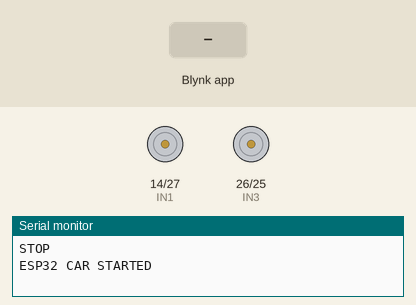
This sketch was run on a simulated ESP32. On the bench: motor-driver pin pairs drawn as motors (green arrow = first pin HIGH = forward, orange = second pin HIGH = backward, longer = more drive, scaled by the enable pin), the last lines printed to the serial monitor. The test bench sets the inputs (shaded band). WiFi joins after 1.5 s; servers stay silent unless stated.

Above: at 3.0 s.
3.1 s: Blynk app writes 1 to V0
At 3.7 s:
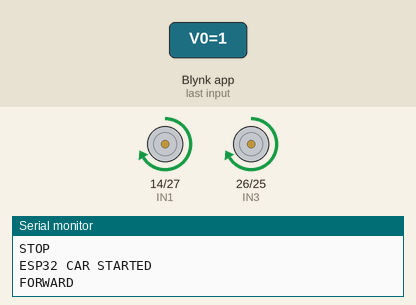
4.6 s: Blynk app writes 1 to V1
At 5.8 s:
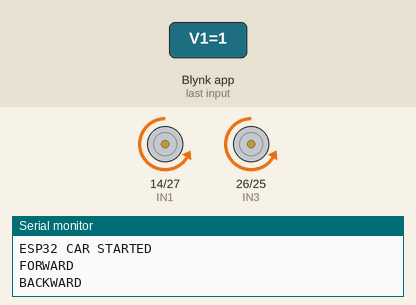
6.1 s: Blynk app writes 1 to V2
At 7.2 s:
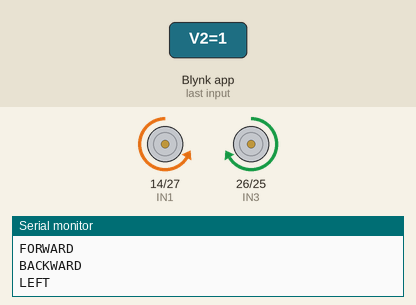
7.6 s: Blynk app writes 1 to V3
At 8.4 s:
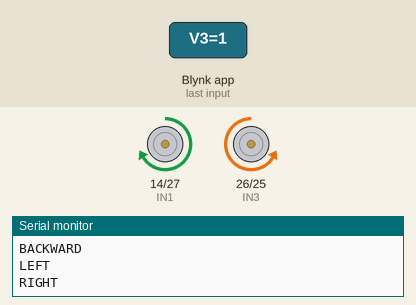
Timing chart, 0 to 10.1 s (numbered marks = the images above; inputs shaded):
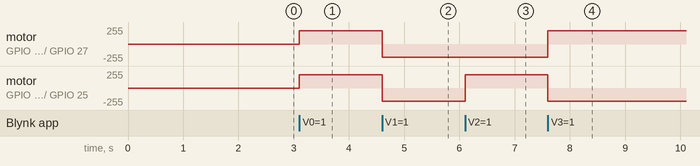

The sketch:

rc_blynk_car.ino
```cpp
#define BLYNK_TEMPLATE_ID   "YOUR_TEMPLATE_ID"
#define BLYNK_TEMPLATE_NAME "YOUR_TEMPLATE_NAME"
#define BLYNK_AUTH_TOKEN    "BLYNK_AUTH_TOKEN"

#define BLYNK_PRINT Serial

#include <WiFi.h>
#include <WiFiClient.h>
#include <BlynkSimpleEsp32.h>

char ssid[] = "ssid";
char pass[] = "password";

#define ENA 32
#define IN1 14
#define IN2 27

#define ENB 33
#define IN3 26
#define IN4 25

int motorSpeed = 200;

void leftMotorForward() {
  digitalWrite(IN1, HIGH);
  digitalWrite(IN2, LOW);
  analogWrite(ENA, motorSpeed);
}

void leftMotorBackward() {
  digitalWrite(IN1, LOW);
  digitalWrite(IN2, HIGH);
  analogWrite(ENA, motorSpeed);
}

void rightMotorForward() {
  digitalWrite(IN3, HIGH);
  digitalWrite(IN4, LOW);
  analogWrite(ENB, motorSpeed);
}

void rightMotorBackward() {
  digitalWrite(IN3, LOW);
  digitalWrite(IN4, HIGH);
  analogWrite(ENB, motorSpeed);
}

void carForward() {

  leftMotorForward();
  rightMotorForward();

  Serial.println("FORWARD");
}

void carBackward() {

  leftMotorBackward();
  rightMotorBackward();

  Serial.println("BACKWARD");
}

void carLeft() {

  leftMotorBackward();

  rightMotorForward();

  Serial.println("LEFT");
}

void carRight() {

  leftMotorForward();

  rightMotorBackward();

  Serial.println("RIGHT");
}

void carStop() {

  digitalWrite(IN1, LOW);
  digitalWrite(IN2, LOW);

  digitalWrite(IN3, LOW);
  digitalWrite(IN4, LOW);

  analogWrite(ENA, 0);
  analogWrite(ENB, 0);

  Serial.println("STOP");
}


BLYNK_WRITE(V0) {

  int value = param.asInt();

  if (value == 1) {
    carForward();
  } else {
    carStop();
  }
}

// V1 = Backward
BLYNK_WRITE(V1) {

  int value = param.asInt();

  if (value == 1) {
    carBackward();
  } else {
    carStop();
  }
}

BLYNK_WRITE(V2) {

  int value = param.asInt();

  if (value == 1) {
    carLeft();
  } else {
    carStop();
  }
}

BLYNK_WRITE(V3) {

  int value = param.asInt();

  if (value == 1) {
    carRight();
  } else {
    carStop();
  }
}

BLYNK_WRITE(V4) {

  int value = param.asInt();

  if (value == 1) {
    carStop();
  }
}

BLYNK_WRITE(V5) {

  motorSpeed = param.asInt();

  // Safety limits
  if (motorSpeed < 0) {
    motorSpeed = 0;
  }

  if (motorSpeed > 255) {
    motorSpeed = 255;
  }

  Serial.print("Speed = ");
  Serial.println(motorSpeed);
}

void setup() {

  Serial.begin(115200);

  // Motor pins
  pinMode(ENA, OUTPUT);
  pinMode(IN1, OUTPUT);
  pinMode(IN2, OUTPUT);

  pinMode(ENB, OUTPUT);
  pinMode(IN3, OUTPUT);
  pinMode(IN4, OUTPUT);

  carStop();

  Blynk.begin(
    BLYNK_AUTH_TOKEN,
    ssid,
    pass
  );

  Serial.println("ESP32 CAR STARTED");
}

void loop() {

  Blynk.run();
}
```

Measured:
- after the input at 3.1 s, motor on GPIO 14 (IN1) / GPIO 27 (IN2), motor on GPIO 26 (IN3) / GPIO 25 (IN4): stopped → forward 200/255 at once
- after the input at 4.6 s, motor on GPIO 14 (IN1) / GPIO 27 (IN2), motor on GPIO 26 (IN3) / GPIO 25 (IN4): forward 200/255 → backward 200/255 at once
- after the input at 6.1 s, motor on GPIO 26 (IN3) / GPIO 25 (IN4): backward 200/255 → forward 200/255 at once
- after the input at 7.6 s, motor on GPIO 14 (IN1) / GPIO 27 (IN2): backward 200/255 → forward 200/255 at once; motor on GPIO 26 (IN3) / GPIO 25 (IN4): forward 200/255 → backward 200/255 at once
